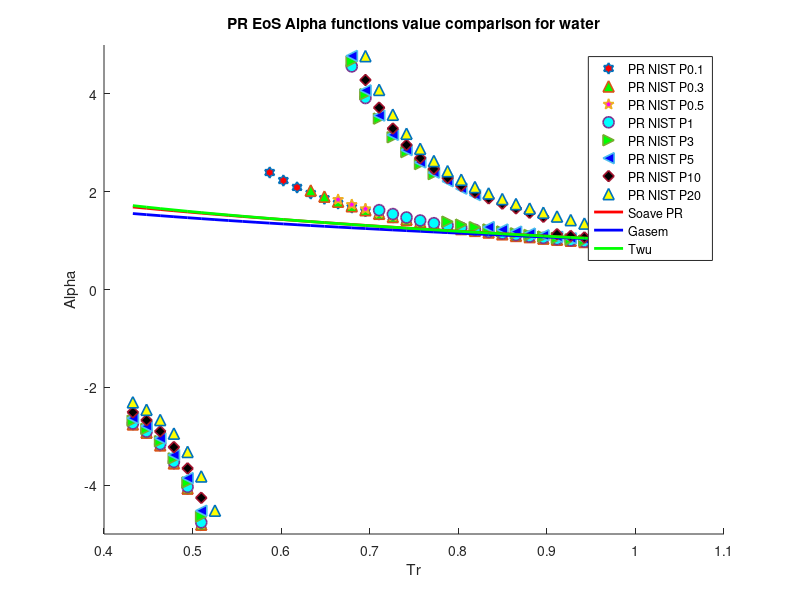

Here is the MATLAB script that generated this plot:
clear 
clc
load water_rho_different_pressure_data.mat
%PR methane
P = [0.1E6,0.3E6,0.5E6,1E6,3E6,5E6,10E6,20E6]; %pa
omega = 0.344; %Acentric factor
Tc = 647.3; %K
Pc = 22120000; %Pa
R = 8.31446 %J/K*mol
b = 0.07780*(R*Tc/Pc);
a = 0.45724*(((R^2)*(Tc^2))/Pc);
T = 280; %k
M = 18.015/1000; %kg/mol
S1=0.37464+1.54226*omega-0.26992*omega^2;
for i = 1:1:38
   Tr=T/Tc;
   Tr_list(i)=Tr;
   for j = 1:1:8
       Vm(i,j) = M/rho(i,j);
   end
   alpha_0(i) = (Tr)^(-0.171813)*exp(0.125283*(1-(Tr)^(1.77634)));
   alpha_1(i) = (Tr)^(-0.607352)*exp(0.511614*(1-(Tr)^(2.20517)));
   alpha_PR_01(i) = ((R*T)/(Vm(i,1)-b)-P(1))*((Vm(i,1)^2+2*b*Vm(i,1)-b^2)/a);
   alpha_PR_03(i) = ((R*T)/(Vm(i,2)-b)-P(2))*((Vm(i,2)^2+2*b*Vm(i,2)-b^2)/a);
   alpha_PR_05(i) = ((R*T)/(Vm(i,3)-b)-P(3))*((Vm(i,3)^2+2*b*Vm(i,3)-b^2)/a);
   alpha_PR_1(i) = ((R*T)/(Vm(i,4)-b)-P(4))*((Vm(i,4)^2+2*b*Vm(i,4)-b^2)/a);
   alpha_PR_3(i) = ((R*T)/(Vm(i,5)-b)-P(5))*((Vm(i,5)^2+2*b*Vm(i,5)-b^2)/a);
   alpha_PR_5(i) = ((R*T)/(Vm(i,6)-b)-P(6))*((Vm(i,6)^2+2*b*Vm(i,6)-b^2)/a);
   alpha_PR_10(i) = ((R*T)/(Vm(i,7)-b)-P(7))*((Vm(i,7)^2+2*b*Vm(i,7)-b^2)/a);
   alpha_PR_20(i) = ((R*T)/(Vm(i,8)-b)-P(8))*((Vm(i,8)^2+2*b*Vm(i,8)-b^2)/a);
   alpha_soave_PR(i) =(1+S1*(1-sqrt(Tr)))^2;
   alpha_Gasem(i) = exp((2.019+0.811*Tr)*(1-(Tr)^0.2453));
   alpha_twu(i) = alpha_0(i)+omega*(alpha_1(i)-alpha_0(i));
   Temp(i)=T;
   T = T+10;
end
hold on
plot(Tr_list,alpha_PR_01,'h','MarkerSize',8,'MarkerFaceColor','r','LineWidth',1.2)
plot(Tr_list,alpha_PR_03,'^','MarkerSize',8,'MarkerFaceColor','g','LineWidth',1.2)
plot(Tr_list,alpha_PR_05,'p','MarkerSize',8,'MarkerFaceColor','m','LineWidth',1.2)
plot(Tr_list,alpha_PR_1,'o','MarkerSize',8,'MarkerFaceColor','c','LineWidth',1.2)
plot(Tr_list,alpha_PR_3,'>','MarkerSize',8,'MarkerFaceColor','g','LineWidth',1.2)
plot(Tr_list,alpha_PR_5,'<','MarkerSize',8,'MarkerFaceColor','b','LineWidth',1.2)
plot(Tr_list,alpha_PR_10,'d','MarkerSize',8,'MarkerFaceColor','k','LineWidth',1.2)
plot(Tr_list,alpha_PR_20,'^','MarkerSize',8,'MarkerFaceColor','y','LineWidth',1.2)
plot(Tr_list,alpha_soave_PR,'r','LineWidth',2)
plot(Tr_list,alpha_Gasem,'b','LineWidth',2)
plot(Tr_list,alpha_twu,'g','LineWidth',2)
hold off
legend('PR NIST P0.1','PR NIST P0.3','PR NIST P0.5','PR NIST P1','PR NIST P3','PR NIST P5','PR NIST P10','PR NIST P20','Soave PR','Gasem','Twu')
xlabel('Tr')
ylabel('Alpha')
title('PR EoS Alpha functions value comparison for water')
axis([0.4,1.1,-5,5])
